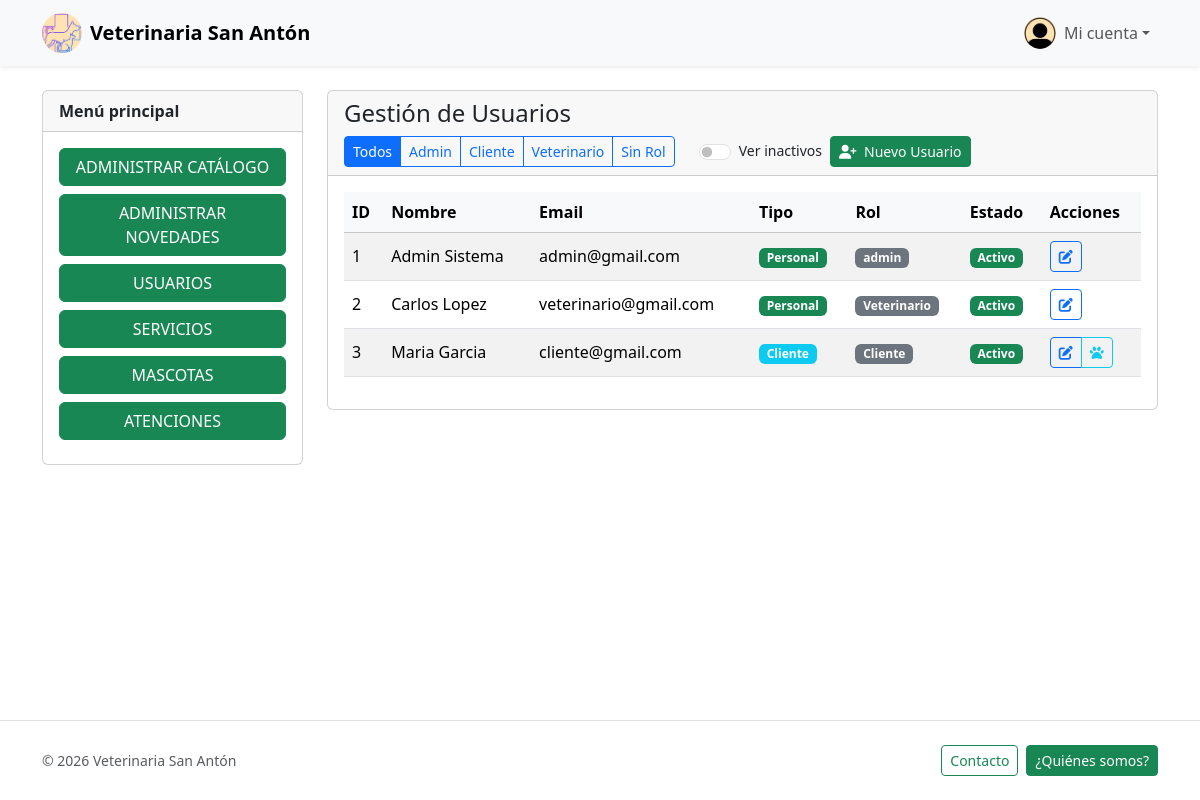
Page /usuarios/index.php (signed in) on the committed database.
### tables this page shows
CREATE TABLE `personal` (
  `id`        INT(11) NOT NULL AUTO_INCREMENT,
  `usuarioId` INT(11) NOT NULL,
  `rolId`     INT(11) NOT NULL,
  `activo`    TINYINT(1) NOT NULL DEFAULT 1,
  PRIMARY KEY (`id`),
  CONSTRAINT `fk_personal_usuario` FOREIGN KEY (`usuarioId`) REFERENCES `usuarios` (`id`) ON DELETE CASCADE,
  CONSTRAINT `fk_personal_rol`     FOREIGN KEY (`rolId`)     REFERENCES `roles`    (`id`) ON DELETE RESTRICT
);

CREATE TABLE `usuarios` (
  `id`                   INT(11)      NOT NULL AUTO_INCREMENT,
  `email`                VARCHAR(191) NOT NULL UNIQUE,
  `nombre`               VARCHAR(100) NOT NULL,
  `apellido`             VARCHAR(100) NOT NULL,
  `clave`                VARCHAR(300) NOT NULL,
  `activo`               TINYINT(1)   NOT NULL DEFAULT 1,
  `token_recuperacion`   TEXT         DEFAULT NULL,
  PRIMARY KEY (`id`)
);

CREATE TABLE `clientes` (
  `id`        INT(11)      NOT NULL AUTO_INCREMENT,
  `usuarioId` INT(11)      NOT NULL,
  `ciudad`    VARCHAR(100) DEFAULT NULL,
  `telefono`  VARCHAR(20)  DEFAULT NULL,
  `direccion` VARCHAR(255) DEFAULT NULL,
  PRIMARY KEY (`id`),
  CONSTRAINT `fk_clientes_usuario` FOREIGN KEY (`usuarioId`) REFERENCES `usuarios` (`id`) ON DELETE CASCADE
);

### src/Modules/Usuarios/UsuarioRepository.php (called while the page is built, shortened)
<?php
class UsuarioRepository
{
    public static function getAllPaginated($page, $mostrarInactivos = false, $filtroRol = 'todos')
    {
        $db = DB::getConn();
        $page = max(1, (int)$page);
        $whereParts = [];
        $types  = '';
        $params = [];
        if (!$mostrarInactivos) {
            $whereParts[] = "u.activo = 1";
        }
        $whereClause = !empty($whereParts) ? 'WHERE ' . implode(' AND ', $whereParts) : '';
        $joins = "
            FROM usuarios u
            LEFT JOIN personal p ON p.usuarioId = u.id
            LEFT JOIN clientes c ON c.usuarioId = u.id
            LEFT JOIN roles r ON p.rolId = r.id
            $whereClause
        ";
        $countSql = "SELECT COUNT(*) as total $joins";
        if (!empty($params)) {
            $stmt = $db->prepare($countSql);
            $stmt->bind_param($types, ...$params);
            $stmt->execute();
            $total = $stmt->get_result()->fetch_assoc()['total'];
        } else {
            $total = $db->query($countSql)->fetch_assoc()['total'];
        }
        $totalPages = max(1, (int)ceil($total / self::PAGE_SIZE));
        $page   = min($page, $totalPages);
        $offset = ($page - 1) * self::PAGE_SIZE;
        $limit  = self::PAGE_SIZE;
        $dataSql = "
            SELECT
                u.id, u.email, u.nombre, u.apellido, u.activo,
                p.id as personal_id, c.id as cliente_id,
                CASE
                    WHEN r.nombre IS NOT NULL THEN r.nombre
                    WHEN c.id IS NOT NULL THEN 'Cliente'
                    ELSE 'Sin Rol'
                END as rol_nombre,
                CASE
                    WHEN p.id IS NOT NULL THEN 'Personal'
                    WHEN c.id IS NOT NULL THEN 'Cliente'
                    ELSE 'Desconocido'
                END as tipo_usuario
            $joins
            ORDER BY u.id ASC
            LIMIT ? OFFSET ?
        ";
        $dataTypes  = $types . 'ii';
        $dataParams = array_merge($params, [$limit, $offset]);
        $stmt = $db->prepare($dataSql);
        $stmt->bind_param($dataTypes, ...$dataParams);
        $stmt->execute();
        $data = $stmt->get_result()->fetch_all(MYSQLI_ASSOC);
        return [
            'data'     => $data,
            'total'    => (int)$total,
            'pages'    => $totalPages,
            'page'     => $page,
            'per_page' => self::PAGE_SIZE,
        ];
    }
    public static function getRolesDisponibles($mostrarInactivos = false)
    {
        $db = DB::getConn();
        $whereClause = $mostrarInactivos ? '' : 'WHERE u.activo = 1';
        $sql = "
            SELECT DISTINCT
                CASE
                    WHEN r.nombre IS NOT NULL THEN r.nombre
                    WHEN c.id IS NOT NULL THEN 'Cliente'
                    ELSE 'Sin Rol'
                END as rol_nombre
            FROM usuarios u
            LEFT JOIN personal p ON p.usuarioId = u.id
            LEFT JOIN clientes c ON c.usuarioId = u.id
            LEFT JOIN roles r ON p.rolId = r.id
            $whereClause
            ORDER BY rol_nombre ASC
        ";
        $result = $db->query($sql);
        $roles  = [];
        while ($row = $result->fetch_assoc()) {
            $roles[] = $row['rol_nombre'];
        }
        return array_values(array_filter($roles, fn($r) => $r !== 'Sin Rol'));
    }
}

### src/Modules/Usuarios/UsuarioService.php (called while the page is built, shortened)
<?php
class UsuarioService
{
    public static function getAllPaginated($page, $mostrarInactivos = false, $filtroRol = 'todos')
    {
        return UsuarioRepository::getAllPaginated($page, $mostrarInactivos, $filtroRol);
    }
    public static function getRolesDisponibles($mostrarInactivos = false)
    {
        return UsuarioRepository::getRolesDisponibles($mostrarInactivos);
    }
}

### public/usuarios/index.php (the view, shortened to what this page needs)
<?php
include_once __DIR__ . "/../../src/Templates/header.php";
$mostrar_inactivos = isset($_GET['inactivos']) && $_GET['inactivos'] === '1';
$filtro_rol        = $_GET['rol'] ?? 'todos';
$page              = max(1, (int)($_GET['page'] ?? 1));
$roles_disponibles = UsuarioService::getRolesDisponibles($mostrar_inactivos);
$paginacion = UsuarioService::getAllPaginated($page, $mostrar_inactivos, $filtro_rol);
$usuarios   = $paginacion['data'];
?>
<div class="container py-4">
    <div class="row g-4">
        <aside class="col-md-4 col-lg-3 d-none d-md-block">
            <div class="card sticky-top" style="top: 1rem;">
                <div class="card-header fw-semibold">Menú principal</div>
                <div class="card-body d-grid gap-2">
                    <?php include_once __DIR__ . "/../../src/Templates/menu_lateral.php"; ?>
                </div>
            </div>
        </aside>
        <div class="col-12 col-md-8 col-lg-9">
            <div class="card">
                <div class="card-header">
                    <div class="d-flex justify-content-between align-items-center flex-wrap gap-2">
                        <h1 class="h4 mb-0">Gestión de Usuarios</h1>
                        <div class="d-flex gap-2 align-items-center flex-wrap">
                            <div class="btn-group btn-group-sm" role="group">
                                <?php $inactivos_param = $mostrar_inactivos ? '&inactivos=1' : ''; ?>
                                <a href="?rol=todos<?php echo $inactivos_param; ?>" class="btn btn-outline-primary <?php echo $filtro_rol === 'todos' ? 'active' : ''; ?>">Todos</a>
                                <?php foreach ($roles_disponibles as $rol): ?>
                                    <a href="?rol=<?php echo urlencode($rol) . $inactivos_param; ?>"
                                        class="btn btn-outline-primary <?php echo strtolower($filtro_rol) === strtolower($rol) ? 'active' : ''; ?>">
                                        <?php echo ucfirst(htmlspecialchars($rol)); ?>
                                    </a>
                                <?php endforeach; ?>
                                <a href="?rol=sin_rol<?php echo $inactivos_param; ?>" class="btn btn-outline-primary <?php echo $filtro_rol === 'sin_rol' ? 'active' : ''; ?>">Sin Rol</a>
                            </div>
                            <div class="form-check form-switch ms-3 d-flex align-items-center text-dark">
                                <input class="form-check-input me-2" type="checkbox" id="mostrarInactivos"
                                    <?php echo $mostrar_inactivos ? 'checked' : ''; ?>
                                    onchange="window.location.href='?rol=<?php echo $filtro_rol; ?>&inactivos=' + (this.checked ? '1' : '0')">
                                <label class="form-check-label small" for="mostrarInactivos">Ver inactivos</label>
                            </div>
                            <a href="crear.php" class="btn btn-success btn-sm">
                                <i class="fas fa-user-plus me-1"></i> Nuevo Usuario
                            </a>
                        </div>
                    </div>
                </div>
                <div class="card-body">
                    <?php if (empty($usuarios)): ?>
                        <div class="alert alert-info">No hay usuarios registrados.</div>
                    <?php else: ?>
                        <div class="table-responsive">
                            <table class="table table-hover table-striped align-middle">
                                <thead class="table-light">
                                    <tr>
                                        <th>ID</th>
                                        <th>Nombre</th>
                                        <th>Email</th>
                                        <th>Tipo</th>
                                        <th>Rol</th>
                                        <th>Estado</th>
                                        <th>Acciones</th>
                                    </tr>
                                </thead>
                                <tbody class="text-dark">
                                    <?php foreach ($usuarios as $usuario): ?>
                                        <tr>
                                            <td><?php echo $usuario['id']; ?></td>
                                            <td><?php echo htmlspecialchars($usuario['nombre'] . ' ' . $usuario['apellido']); ?></td>
                                            <td><?php echo htmlspecialchars($usuario['email']); ?></td>
                                            <td>
                                                <span class="badge bg-<?php echo $usuario['tipo_usuario'] === 'Cliente' ? 'info' : 'success'; ?>">
                                                    <?php echo $usuario['tipo_usuario']; ?>
                                                </span>
                                            </td>
                                            <td>
                                                <?php if ($usuario['rol_nombre']): ?>
                                                    <span class="badge bg-secondary"><?php echo htmlspecialchars($usuario['rol_nombre']); ?></span>
                                                <?php else: ?>
                                                    <span class="text-muted">-</span>
                                                <?php endif; ?>
                                            </td>
                                            <td>
                                                <span class="badge bg-<?php echo $usuario['activo'] ? 'success' : 'secondary'; ?>">
                                                    <?php echo $usuario['activo'] ? 'Activo' : 'Inactivo'; ?>
                                                </span>
                                            </td>
                                            <td>
                                                <div class="btn-group btn-group-sm">
                                                    <a href="editar.php?id=<?php echo $usuario['id']; ?>"
                                                        class="btn btn-outline-primary"
                                                        title="Editar usuario">
                                                        <i class="fas fa-edit"></i>
                                                    </a>
                                                    <?php if ($usuario['tipo_usuario'] === 'Cliente'): ?>
                                                        <a href="mascotas_usuario.php?id=<?php echo $usuario['id']; ?>"
                                                            class="btn btn-outline-info"
                                                            title="Ver mascotas">
                                                            <i class="fas fa-paw"></i>
                                                        </a>
                                                    <?php endif; ?>
                                                </div>
                                            </td>
                                        </tr>
                                    <?php endforeach; ?>
                                </tbody>
                            </table>
                        </div>
                    <?php endif; ?>
                </div>
            </div>
        </div>
    </div>
</div>
<?php
include_once __DIR__ . "/../../src/Templates/footer.php";
?>

### public/css/style.css (style rules this page uses)
:root { --brand-green: #198754; }
html, body { height: 100%; }
body { display: flex; flex-direction: column; }

### rows in the picture
personal: usuarioId "1", usuarioId.apellido "Admin Sistema", usuarioId.email "admin@gmail.com", tipo_usuario "Personal", rol_nombre "admin"
personal: usuarioId "2", usuarioId.apellido "Carlos Lopez", usuarioId.email "veterinario@gmail.com", tipo_usuario "Personal", rol_nombre "Veterinario"
clientes: usuarioId "3", usuarioId.apellido "Maria Garcia", usuarioId.email "cliente@gmail.com", tipo_usuario "Cliente", rol_nombre "Cliente"

### other values in the picture
$rol "Admin"
$rol "Cliente"
$rol "Veterinario"
